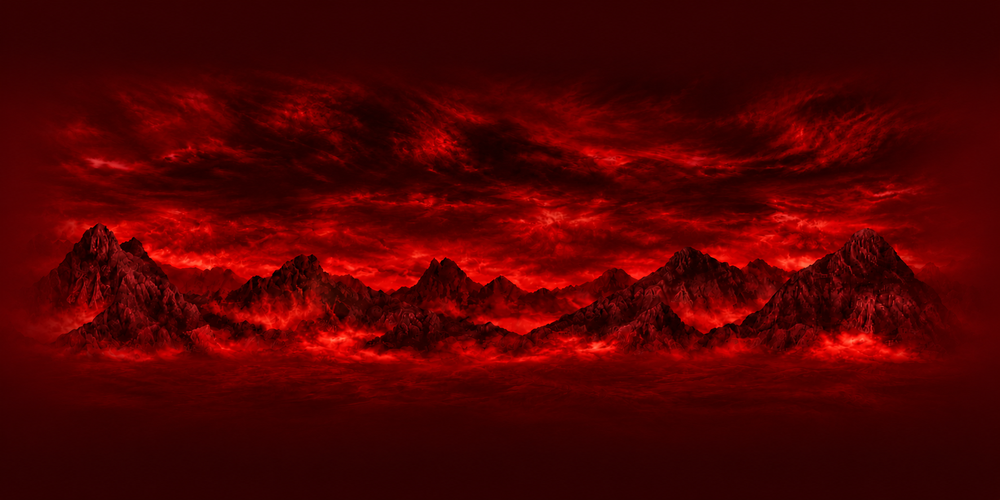
#> input picture assets-source/skybox-mountains/city-mountains-panorama.png, 1000 x 500 px, shrunk from 1774 x 887 before the run
$ python install_mountain_sky.py
#> lines starting #> are read from the running program, lines starting #| are printed output that depends on the picture
### tools/bsp.py
"""Read-only GoldSrc BSP geometry queries and entity-lump replacement."""
import struct, re, math
from pathlib import Path

class BSP:
    def __init__(self, path):
        self.data = Path(path).read_bytes()
        assert struct.unpack_from('<i', self.data)[0] == 30
        self.lumps = [struct.unpack_from('<ii', self.data, 4+i*8) for i in range(15)]
        self.planes = self.records(1, '<4fi')
        self.nodes = self.records(5, '<i2h6h2H')
        self.clips = self.records(9, '<i2h')
        self.leaves = self.records(10, '<ii6h2H4B')
        self.models = self.records(14, '<9f7i')
        self.entities = [dict(re.findall(r'"([^"]*)"\s*"([^"]*)"', s)) for s in re.findall(r'\{([^{}]*)\}',self.lump(0).decode('latin1'))]
        self.solids = [0] + [int(e['model'][1:]) for e in self.entities if e.get('classname') in ('func_wall','func_breakable','func_door','func_rotating') and e.get('model','').startswith('*')]

    def lump(self, n):
        o,s=self.lumps[n]
        return self.data[o:o+s]

    def records(self,n,fmt):
        return list(struct.iter_unpack(fmt,self.lump(n)))

    # [8 lines left out: function contents, not called in this run]

    def clear(self,p,hull=1):
        return all(self.contents(p,hull,m)!=-2 for m in self.solids)

    # [30 lines left out: functions floor, line_clear, write, not called in this run]

### tools/install_mountain_sky.py
"""Project the image-generator panorama to a GoldSrc cubemap (no repainting)."""
from pathlib import Path
import hashlib
import json
import numpy as np
from PIL import Image
from bsp import BSP

MOD = Path(__file__).resolve().parents[1]
SOURCE = MOD/'assets-source/skybox-mountains/city-mountains-panorama.png'
SKY = 'cremation_mountains'


def install(update_map=True):
#> called with update_map = True
    source = np.asarray(Image.open(SOURCE).convert('RGB'), dtype=np.float32)
    h, w = source.shape[:2]
#> h = 500; w = 1000
    assert w == 2*h, (w, h)
    # Cube borders alone cannot catch an internal equirectangular wrap seam
    # or a pinched zenith. Validate the image-editor's repaired source too.
    wrap_delta = np.abs(source[:,0]-source[:,-1])
#> wrap_delta = 500 rows, first 8: [1, 0, 1], [0, 1, 1], [1, 0, 2], [2, 1, 1], [2, 0, 0], [3, 1, 0], [3, 0, 0], [3, 0, 0]
    zenith_range = float(np.ptp(source[0],axis=0).max())
#> zenith_range = 5
    assert wrap_delta.max() <= 16 and wrap_delta.mean() <= 2, 'Panorama wrap is visibly discontinuous'
    assert zenith_range <= 6, 'Panorama zenith contains a pinching discontinuity'
    # This installed GoldSrc renderer rejects sky TGAs above 256x256 and
    # silently falls back to desert after logging LoadTGA: texture too large.
    size = 256
    s, t = np.meshgrid(np.linspace(-1, 1, size), np.linspace(1, -1, size))
    one = np.ones_like(s)
    # Quake/GoldSrc sky projection: st_to_vec + skytexorder.
    # https://github.com/id-Software/Quake/blob/master/WinQuake/gl_warp.c
    faces = {'rt': (one, -s, t), 'lf': (-one, s, t),
             'bk': (s, one, t), 'ft': (-s, -one, t),
             'up': (-t, -s, one), 'dn': (t, -s, -one)}
    output = MOD/'gfx/env'
    output.mkdir(parents=True, exist_ok=True)
    images = {}
    for face, (x, y, z) in faces.items():
        norm = np.sqrt(x*x+y*y+z*z)
        u = (np.arctan2(y, x)/(2*np.pi)+.5)*w-.5
        v = np.clip((.5-np.arcsin(z/norm)/np.pi)*h-.5, 0, h-1)
        x0 = np.floor(u).astype(int)
        y0 = np.floor(v).astype(int)
        fx = (u-x0)[..., None]
        fy = (v-y0)[..., None]
        a = source[y0, x0 % w]*(1-fx)+source[y0, (x0+1) % w]*fx
        b = source[np.minimum(y0+1, h-1), x0 % w]*(1-fx)+source[np.minimum(y0+1, h-1), (x0+1) % w]*fx
        pixels = np.rint(a*(1-fy)+b*fy).clip(0,255).astype(np.uint8)
        images[face] = pixels
        Image.fromarray(pixels).save(output/f'{SKY}{face}.tga')
#> this loop made 6 passes
#> pass 1, in install, `a = source[y0, x0 % w]*(1-fx)+source[y0, (x0+1) % w]*fx`:
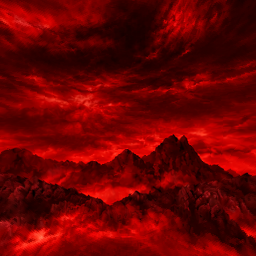
#> a: shape (256, 256, 3) float64; mean R, G, B 107.7, 1.9, 1.3
#> pass 1, in install, `b = source[np.minimum(y0+1, h-1), x0 % w]*(1-fx)+source[np.minimum(y0+..`:
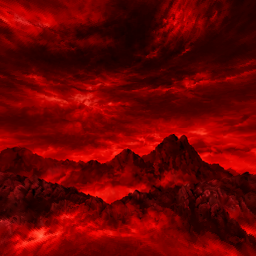
#> b: shape (256, 256, 3) float64; mean R, G, B 107.8, 1.9, 1.3
#> pass 1, in install, `pixels = np.rint(a*(1-fy)+b*fy).clip(0,255).astype(np.uint8)`:
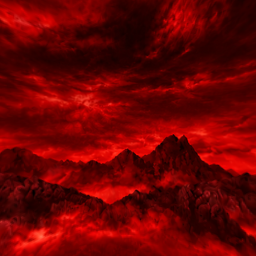
#> pixels: shape (256, 256, 3); mean R, G, B 107.8, 1.9, 1.3
#> pass 2, in install, `a = source[y0, x0 % w]*(1-fx)+source[y0, (x0+1) % w]*fx`:
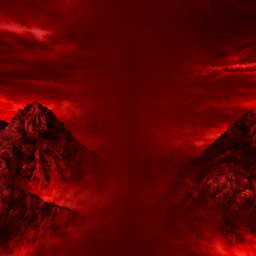
#> a: shape (256, 256, 3) float64; mean R, G, B 92.6, 1.7, 1.9
#> after the loop:
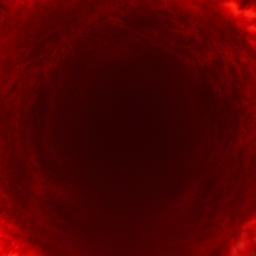
#> pixels: shape (256, 256, 3); mean R, G, B 79.5, 0.6, 0.6
#> after the loop:
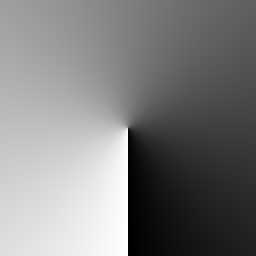
#> u: shape (256, 256) float64; min 0.124, max 998.9, mean 499.5; drawn with min black and max white
#> after the loop:
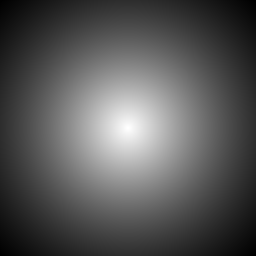
#> v: shape (256, 256) float64; min 347.5, max 498.6, mean 399.1; drawn with min black and max white
#> after the loop, images = 6 items
    # Every adjoining cube edge samples precisely the same spherical ray.
    sides = {face: [pixels[0], pixels[-1], pixels[:,0], pixels[:,-1]] for face,pixels in images.items()}
#> sides = 6 items
    edge_errors = []
    for face, edges in sides.items():
        for edge in edges:
            error = min(float(np.abs(edge.astype(float)-candidate.astype(float)).max())
                        for other, candidates in sides.items() if other != face
                        for candidate in candidates + [c[::-1] for c in candidates])
            edge_errors.append(error)
#> this loop made 6 passes
#> face on passes 1 to 6: 'rt', 'lf', 'bk', 'ft', 'up', 'dn'
#> after the loop, edge_errors = [0, 0, 0, 0, 0, 0, 0, 0, 0, 0, 0, 0, 0, 0, 0, 0, 0, 0, 0, 0, 0, 0, 0, 0]
    assert max(edge_errors) <= 1, edge_errors
    if update_map:
        path = MOD/'maps/cs_mansion.bsp'
        bsp = BSP(path)
        bsp.entities[0]['skyname'] = SKY
        bsp.write(path, bsp.entities)
        check = BSP(path)
        assert all(check.lump(i) == bsp.lump(i) for i in range(1,15))
        placement = MOD/'mansion-placement.json'
        data = json.loads(placement.read_text())
        data['sky'] = SKY
        placement.write_text(json.dumps(data,indent=2)+'\n')
    report = dict(sky=SKY, source=str(SOURCE), panorama_size=[w,h], face_size=size,
                  max_cube_edge_difference=max(edge_errors),
                  source_wrap_max_difference=float(wrap_delta.max()),
                  source_wrap_mean_difference=float(wrap_delta.mean()),
                  source_zenith_range=zenith_range,
                  revision='seam-repaired dark crimson mountains',
                  generator='built-in image_gen', original_city_preserved=True,
                  files={face:hashlib.sha256((output/f'{SKY}{face}.tga').read_bytes()).hexdigest() for face in faces},
                  interactive_validation=False)
    (MOD/'mountain-sky-assets.json').write_text(json.dumps(report,indent=2)+'\n')
    print(f'Installed {SKY}: six {size}x{size} TGA faces, maximum edge difference {max(edge_errors):.0f}/255.')


if __name__ == '__main__':
#> (the run stopped early here; a loop or call above may not have finished)
